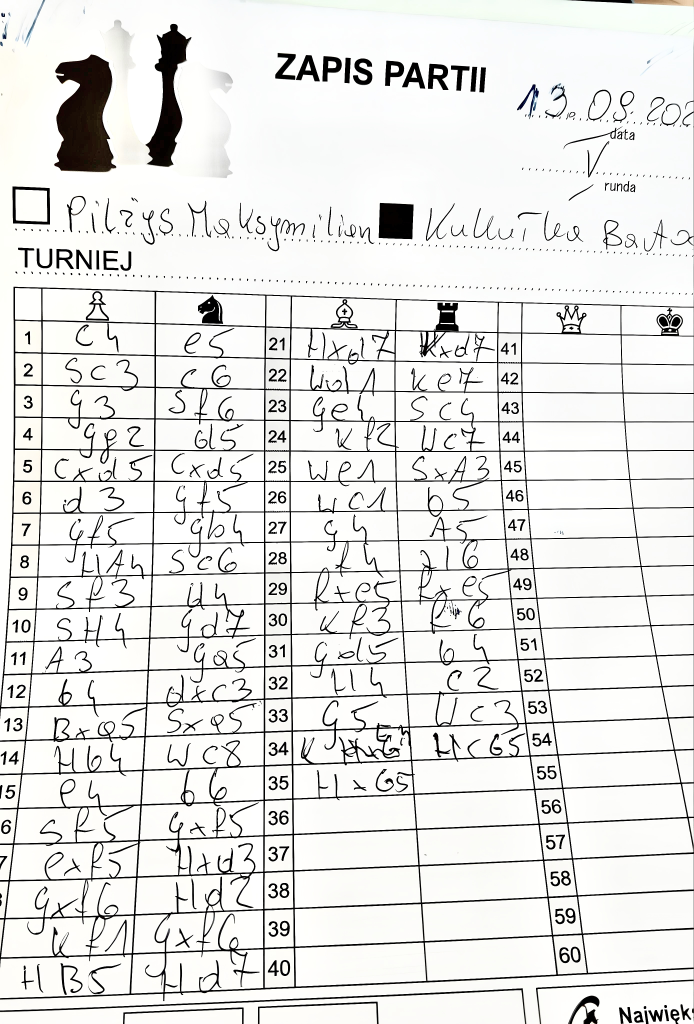
#> input picture tests/fixtures/ocr/sample_polish_handwritten_01.jpg, 2776 x 4094 px (shown at 1/4 size)
$ python -i scoresheet.py   (imports and definitions only)
#> lines starting #> are read from the running program, lines starting #| are printed output that depends on the picture; after the words box and inside, x2 and y2 are one past the last pixel; in counts of white or black regions, pixels touching at a corner belong together
#> further down, picture is the input picture: PIL image 2776x4094 RGB; mean R, G, B 228.9, 228.9, 227.1
"""Scoresheet layout detection, perspective warping, and cell extraction.

Supports structured chess scoresheet templates (PZSzach, KPZSzach, FIDE)
and generic two-column scoresheets. Performs:
    1. Paper quadrilateral detection & perspective rectification
    2. Header block and move-table grid segmentation
    3. Individual half-move (ply) cell extraction and enhancement
    4. Base64 encoding for ambiguous-move forensics
"""

from __future__ import annotations

import base64
import io
from dataclasses import dataclass
from typing import Final, Literal

import numpy as np
from PIL import Image, ImageEnhance, ImageFilter


# Standard A4 aspect ratio (height / width).
A4_ASPECT: Final[float] = 1.4142

# Default target rectified dimensions for normalized scoresheets.
RECTIFIED_WIDTH: Final[int] = 1440
RECTIFIED_HEIGHT: Final[int] = int(RECTIFIED_WIDTH * A4_ASPECT)  # ~2036


@dataclass(frozen=True)
class CellRegion:
    """Bounding coordinates and metadata for one half-move cell."""

    ply: int
    side: Literal["white", "black"]
    move_number: int
    bbox: tuple[int, int, int, int]  # (x0, y0, x1, y1)


@dataclass(frozen=True)
class ScoresheetLayout:
    """Document structural layout with header and move cell coordinates."""

    document_type: str
    paper_quad: tuple[int, int, int, int, int, int, int, int] | None
    header_bbox: tuple[int, int, int, int]
    move_cells: dict[int, CellRegion]
    rectified_size: tuple[int, int]


def detect_paper_quad(img: Image.Image) -> tuple[int, int, int, int, int, int, int, int] | None:
    """Detect the quadrilateral bounding the paper sheet within a photo.

    Returns (tl_x, tl_y, bl_x, bl_y, br_x, br_y, tr_x, tr_y) in PIL QUAD
    transform order: top-left, bottom-left, bottom-right, top-right.
    Returns None if the paper occupies the entire frame or cannot be isolated.
    """
    from scipy.ndimage import label as cc_label

    w, h = img.size
#> w = 2776; h = 4094
    total_area = float(w * h)
#> total_area = 11364944

    # Downsample for fast blob analysis
    scale = 800.0 / max(w, h) if max(w, h) > 800 else 1.0
#> scale = 0.195
    sw, sh = max(1, int(w * scale)), max(1, int(h * scale))
#> sw = 542; sh = 800
    small = img.resize((sw, sh), Image.Resampling.BILINEAR)
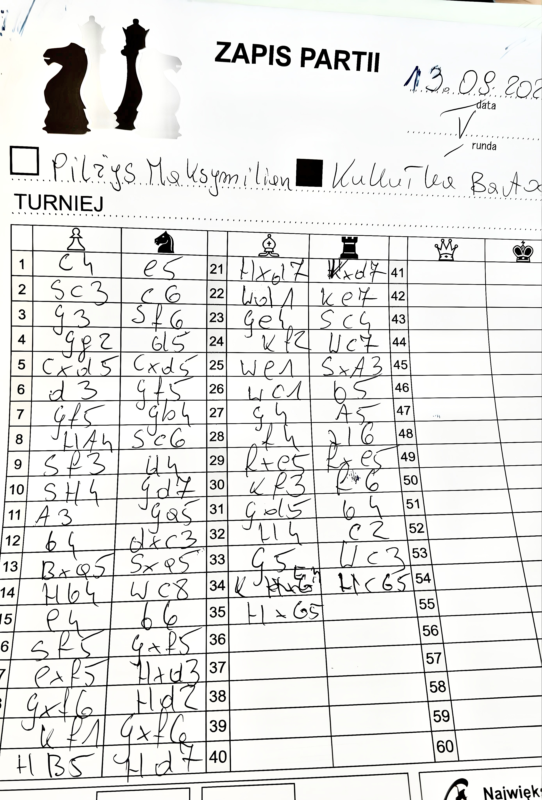
#> small: PIL image 542x800 RGB; mean R, G, B 229, 229, 227.2

    gray = np.asarray(small.convert("L"), dtype=np.uint8)
    blurred = np.asarray(
        Image.fromarray(gray).filter(ImageFilter.GaussianBlur(3)),
        dtype=np.uint8,
    )
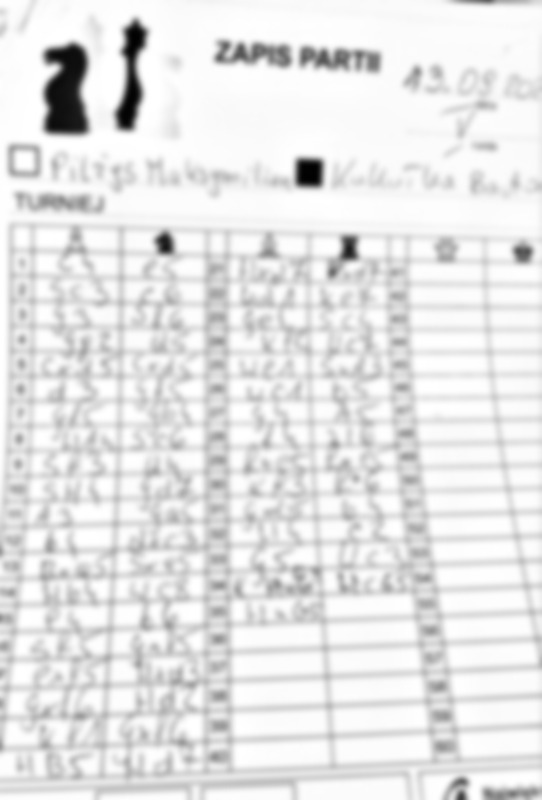
#> blurred: shape (800, 542); min 0, max 255, mean 228.8

    # Otsu threshold to separate light paper from darker background
    hist = np.bincount(blurred.ravel(), minlength=256).astype(np.float64)
#> hist = 256 values, max 31607 at index 251, min 10 at index 0, mean 1693.8
    tot = float(hist.sum())
#> tot = 433600
    if tot <= 0:
        return None

    sum_t = float(np.dot(np.arange(256, dtype=np.float64), hist))
#> sum_t = 99219757
    wb, sb, best_var, thresh = 0.0, 0.0, -1.0, 127
    for t in range(256):
        wb += hist[t]
        if wb == 0:
            continue
        wf = tot - wb
        if wf == 0:
            break
        sb += t * hist[t]
        between = wb * wf * ((sb / wb) - ((sum_t - sb) / wf)) ** 2
        if between > best_var:
            best_var = between
            thresh = t
#> this loop made 256 passes
#> (wb, wf, sb, best_var) on passes 1 to 12: (10, 433590, 0, 2.27e+11), (97, 433503, 87, 2.19e+12), (201, 433399, 295, 4.51e+12), (255, 433345, 457, 5.7e+12), (352, 433248, 845, 7.83e+12), (424, 433176, 1205, 9.4e+12), (488, 433112, 1589, 1.08e+13), (537, 433063, 1932, 1.18e+13), (567, 433033, 2172, 1.25e+13), (604, 432996, 2505, 1.32e+13), (633, 432967, 2795, 1.38e+13), (678, 432922, 3290, 1.48e+13)
#> after the loop, best_var = 9.89e+13; sb = 97387072; thresh = 156; wb = 433600

    bright_mask = blurred >= max(100, int(thresh))
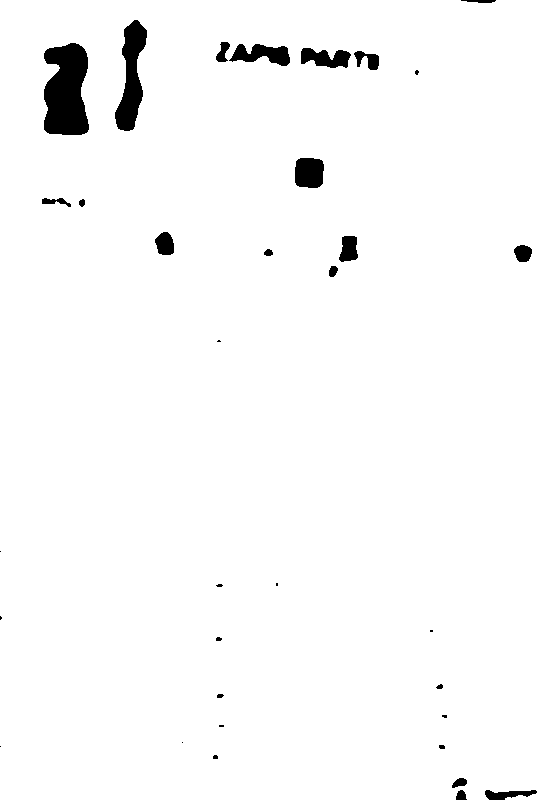
#> bright_mask: shape (800, 542) bool; 97.7% white; 34 black regions (12 under 20 px), largest, box (x1, y1, x2, y2) and area: (44, 43, 89, 135) 3367, (115, 20, 147, 131) 1920, (229, 44, 290, 66) 805
    struct = np.ones((3, 3), dtype=np.uint8)
    lab, n_labels = cc_label(bright_mask, structure=struct)  # pyright: ignore[reportGeneralTypeIssues]
#> n_labels = 1
    if n_labels == 0:
        return None

    counts = np.bincount(lab.ravel().astype(np.int64))
#> counts = [9993, 423607]
    counts[0] = 0
    if counts.size == 0 or counts.max() == 0:
        return None

    best_label = int(counts.argmax())
#> best_label = 1
    ys, xs = np.where(lab == best_label)
    if ys.size < (sw * sh * 0.20):  # At least 20% of frame
        return None

    # Determine corners via extremal sums:
    # top-left: min(x + y), bottom-right: max(x + y)
    # top-right: max(x - y), bottom-left: min(x - y)
    sum_coords = xs + ys
    diff_coords = xs - ys

    tl_idx = int(np.argmin(sum_coords))
#> tl_idx = 0
    br_idx = int(np.argmax(sum_coords))
#> br_idx = 423606
    tr_idx = int(np.argmax(diff_coords))
#> tr_idx = 506
    bl_idx = int(np.argmin(diff_coords))
#> bl_idx = 423092

    inv = 1.0 / scale
#> inv = 5.12
    tl = (int(xs[tl_idx] * inv), int(ys[tl_idx] * inv))
#> tl = (0, 0)
    bl = (int(xs[bl_idx] * inv), int(ys[bl_idx] * inv))
#> bl = (0, 4088)
    br = (int(xs[br_idx] * inv), int(ys[br_idx] * inv))
#> br = (2768, 4088)
    tr = (int(xs[tr_idx] * inv), int(ys[tr_idx] * inv))
#> tr = (2768, 0)

    # Check if quad occupies almost the full image (already cropped)
    min_x, max_x = min(tl[0], bl[0]), max(tr[0], br[0])
#> min_x = 0; max_x = 2768
    min_y, max_y = min(tl[1], tr[1]), max(bl[1], br[1])
#> min_y = 0; max_y = 4088
    box_area = float((max_x - min_x) * (max_y - min_y))
#> box_area = 11315584
    if box_area > total_area * 0.90 and min_x < w * 0.05 and min_y < h * 0.05:
        return None

    return (tl[0], tl[1], bl[0], bl[1], br[0], br[1], tr[0], tr[1])


# [154 lines left out: functions warp_paper_quad, detect_scoresheet_layout, crop_cell, not called in this run]


def crop_header(img: Image.Image, layout: ScoresheetLayout) -> Image.Image:
    """Crop the metadata header region of the scoresheet."""
    return img.crop(layout.header_bbox)


# [20 lines left out: functions encode_crop_base64, extract_all_cell_crops, not called in this run]


__all__ = [
    "A4_ASPECT",
    "RECTIFIED_HEIGHT",
    "RECTIFIED_WIDTH",
    "CellRegion",
    "ScoresheetLayout",
    "crop_cell",
    "crop_header",
    "detect_paper_quad",
    "detect_scoresheet_layout",
    "encode_crop_base64",
    "extract_all_cell_crops",
    "warp_paper_quad",
]

>>> from PIL import Image
>>> picture = Image.open('../../tests/fixtures/ocr/sample_polish_handwritten_01.jpg')
>>> result = detect_paper_quad(picture)
